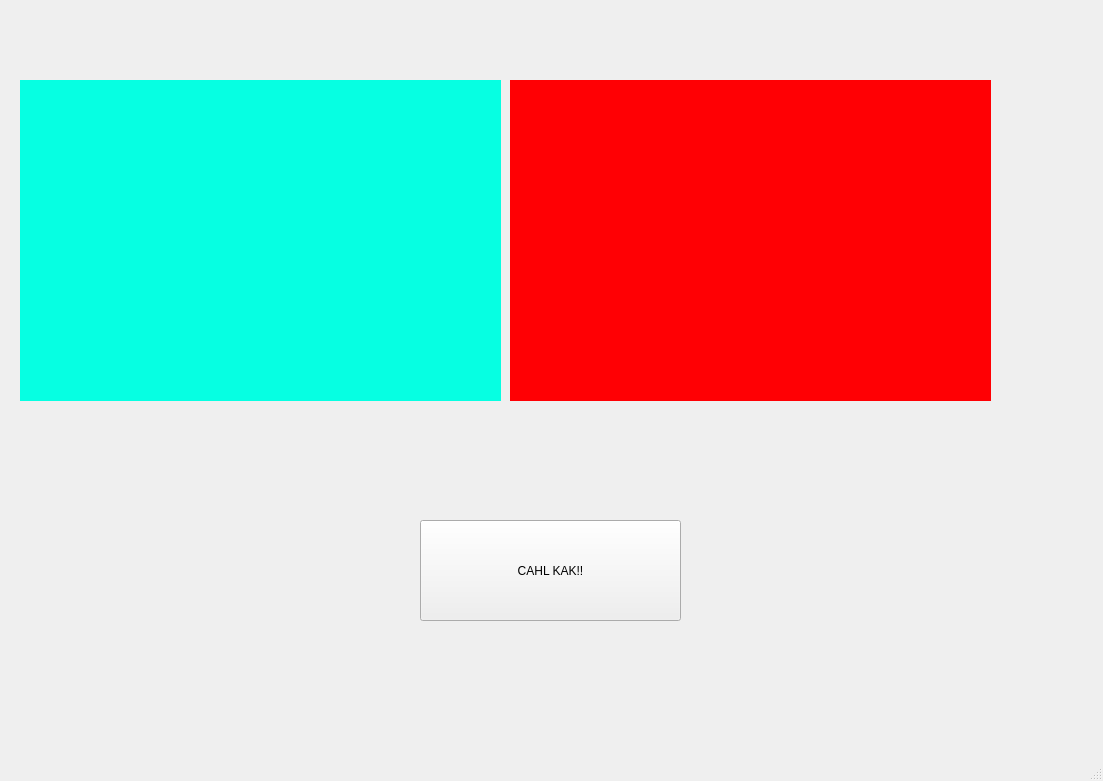
<?xml version="1.0" encoding="UTF-8"?>
<ui version="4.0">
 <class>MainWindow</class>
 <widget class="QMainWindow" name="MainWindow">
  <property name="geometry">
   <rect>
    <x>0</x>
    <y>0</y>
    <width>1103</width>
    <height>781</height>
   </rect>
  </property>
  <property name="windowTitle">
   <string>MainWindow</string>
  </property>
  <widget class="QWidget" name="centralwidget">
   <widget class="QLabel" name="label">
    <property name="geometry">
     <rect>
      <x>20</x>
      <y>80</y>
      <width>481</width>
      <height>321</height>
     </rect>
    </property>
    <property name="styleSheet">
     <string notr="true">background-color: rgb(6, 255, 226);</string>
    </property>
    <property name="text">
     <string/>
    </property>
   </widget>
   <widget class="QPushButton" name="pushButton">
    <property name="geometry">
     <rect>
      <x>420</x>
      <y>520</y>
      <width>261</width>
      <height>101</height>
     </rect>
    </property>
    <property name="text">
     <string>CAHL KAK!!</string>
    </property>
   </widget>
   <widget class="QLabel" name="label_2">
    <property name="geometry">
     <rect>
      <x>510</x>
      <y>80</y>
      <width>481</width>
      <height>321</height>
     </rect>
    </property>
    <property name="styleSheet">
     <string notr="true">background-color: rgb(255, 0, 4);</string>
    </property>
    <property name="text">
     <string/>
    </property>
   </widget>
  </widget>
  <widget class="QMenuBar" name="menubar">
   <property name="geometry">
    <rect>
     <x>0</x>
     <y>0</y>
     <width>1103</width>
     <height>28</height>
    </rect>
   </property>
  </widget>
  <widget class="QStatusBar" name="statusbar"/>
 </widget>
 <resources/>
 <connections>
  <connection>
   <sender>pushButton</sender>
   <signal>clicked()</signal>
   <receiver>MainWindow</receiver>
   <slot>getPicture()</slot>
   <hints>
    <hint type="sourcelabel">
     <x>507</x>
     <y>442</y>
    </hint>
    <hint type="destinationlabel">
     <x>650</x>
     <y>460</y>
    </hint>
   </hints>
  </connection>
 </connections>
 <slots>
  <slot>getPicture()</slot>
 </slots>
</ui>
